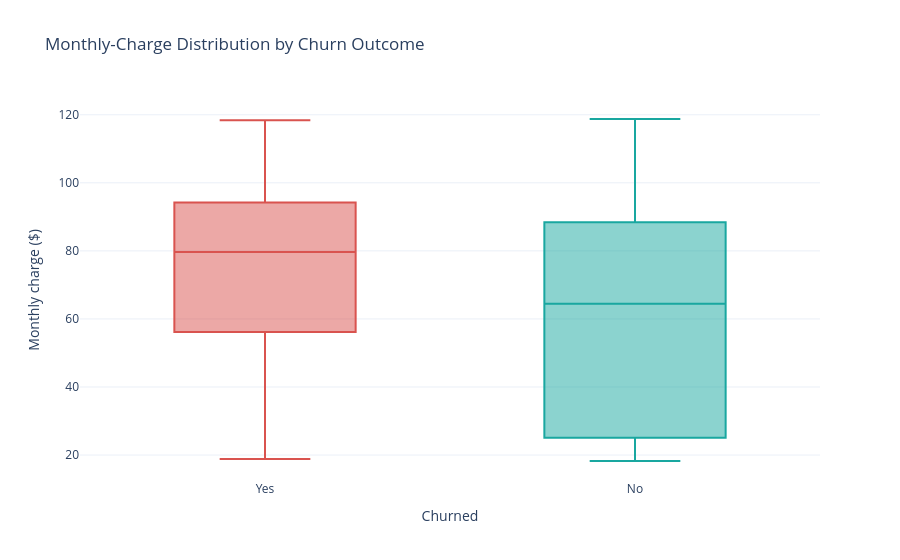
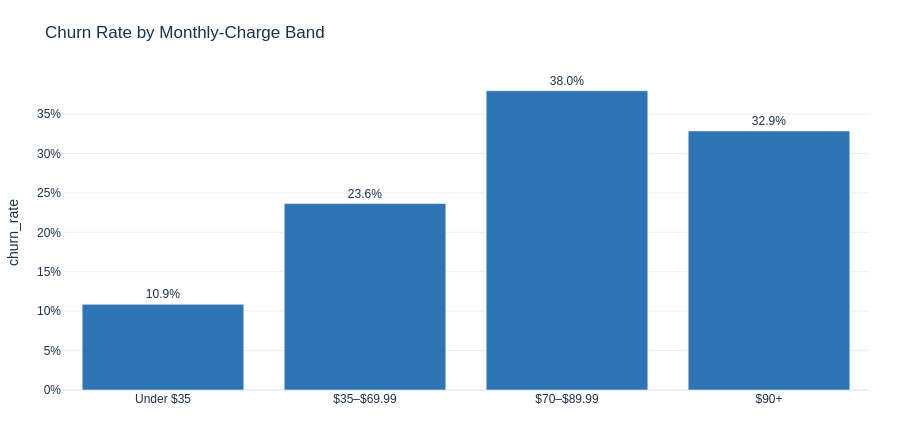

Notebook source saved alongside these figures, in order:
### Markdown cell above
## 6.5 Monthly Charges

**Business question:** How does churn vary with the customer's current monthly charge?

Churned customers average **$74.44** per month, compared with **$61.27** among non-churned customers. The relationship is not perfectly linear: churn is **10.86%** below $35, **23.65%** from $35–$69.99, **37.95%** from $70–$89.99, and **32.86%** at $90 or more.

The $70–$89.99 band has the highest rate, while the $90+ band still has substantial churn volume. Monthly charge partly reflects product mix, particularly internet type and bundled services. Price sensitivity should therefore be evaluated with contract and service configuration rather than through a blanket discount strategy.

### Code cell
charge_order = ["Under $35", "$35–$69.99", "$70–$89.99", "$90+"]
charge_summary = churn_summary(eda_df, "monthly_charge_band", charge_order)
fig = px.box(
    eda_df, x="churn_label", y="monthly_charge", color="churn_label",
    color_discrete_map={"No": TEAL, "Yes": RED}, points=False,
    title="Monthly-Charge Distribution by Churn Outcome",
)
fig.update_layout(template="plotly_white", showlegend=False, xaxis_title="Churned", yaxis_title="Monthly charge ($)")
fig.show()
churn_rate_bar(charge_summary, "monthly_charge_band", "Churn Rate by Monthly-Charge Band").show()

### Figure 1 — Plotly figure (JSON) as saved in the notebook; plotly's stock layout.template omitted (floating-point values rounded to 4 significant figures; data arrays with more than 128 entries replaced by an {"elided": "..."} marker saying what was removed)
{"data": [{"alignmentgroup": "True", "boxpoints": false, "hovertemplate": "churn_label=%{x}<br>monthly_charge=%{y}<extra></extra>", "legendgroup": "Yes", "marker": {"color": "#D9534F"}, "name": "Yes", "notched": false, "offsetgroup": "Yes", "orientation": "v", "showlegend": true, "type": "box", "x": {"elided": "1869 str values"}, "x0": " ", "xaxis": "x", "y": {"elided": "1869 float values"}, "y0": " ", "yaxis": "y"}, {"alignmentgroup": "True", "boxpoints": false, "hovertemplate": "churn_label=%{x}<br>monthly_charge=%{y}<extra></extra>", "legendgroup": "No", "marker": {"color": "#19A7A0"}, "name": "No", "notched": false, "offsetgroup": "No", "orientation": "v", "showlegend": true, "type": "box", "x": {"elided": "5174 str values"}, "x0": " ", "xaxis": "x", "y": {"elided": "5174 float values"}, "y0": " ", "yaxis": "y"}], "layout": {"boxmode": "overlay", "legend": {"title": {"text": "churn_label"}, "tracegroupgap": 0}, "showlegend": false, "title": {"text": "Monthly-Charge Distribution by Churn Outcome"}, "xaxis": {"anchor": "y", "categoryarray": ["Yes", "No"], "categoryorder": "array", "domain": [0, 1], "title": {"text": "Churned"}}, "yaxis": {"anchor": "x", "domain": [0, 1], "title": {"text": "Monthly charge ($)"}}}}

### Figure 2 — Plotly figure (JSON) as saved in the notebook; plotly's stock layout.template omitted (floating-point values rounded to 4 significant figures)
{"data": [{"alignmentgroup": "True", "customdata": [["Under $35", 1731, 188], ["$35–$69.99", 1721, 407], ["$70–$89.99", 1847, 701], ["$90+", 1744, 573]], "hovertemplate": "Segment: %{customdata[0]}<br>Churn rate: %{value:.1%}<br>Customers: %{customdata[1]:,}<br>Churned: %{customdata[2]:,}<extra></extra>", "legendgroup": "", "marker": {"color": "#2F75B5", "pattern": {"shape": ""}}, "name": "", "offsetgroup": "", "orientation": "v", "showlegend": false, "text": ["10.9%", "23.6%", "38.0%", "32.9%"], "textposition": "outside", "type": "bar", "x": ["Under $35", "$35–$69.99", "$70–$89.99", "$90+"], "xaxis": "x", "y": [0.1086, 0.2365, 0.3795, 0.3286], "yaxis": "y"}], "layout": {"barmode": "relative", "font": {"color": "#17324D", "family": "Arial"}, "height": 430, "legend": {"tracegroupgap": 0}, "margin": {"b": 40, "l": 30, "r": 30, "t": 75}, "showlegend": false, "title": {"text": "Churn Rate by Monthly-Charge Band"}, "xaxis": {"anchor": "y", "domain": [0, 1], "title": {}}, "yaxis": {"anchor": "x", "domain": [0, 1], "rangemode": "tozero", "tickformat": ".0%", "title": {"text": "churn_rate"}}}}
